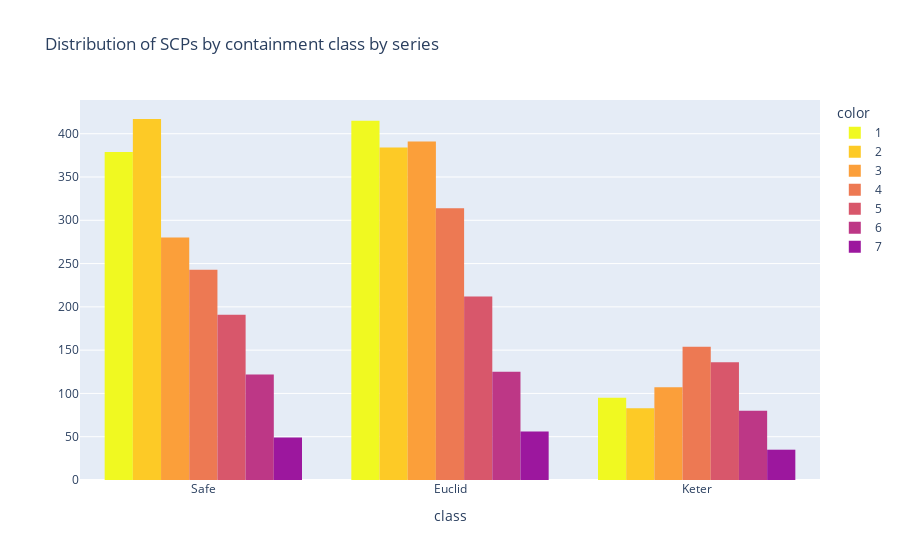

The code cell stored with this chart in its notebook:
### Markdown cell above
Passing lists instead of DataFrame columns still results in the same error. Maybe I should specify that x is categorical?

### Code cell
fig = px.histogram(class_counts, x=x_data, y=y_data, color=color_data, color_discrete_sequence=px.colors.sequential.Plasma_r, barmode="group",
                  title="Distribution of SCPs by containment class by series")
fig.update_xaxes(type="category", categoryorder="array", categoryarray=primary_classes)
fig.update_layout(yaxis_title="")
fig.update_layout(xaxis_title="class")
fig.update_traces(hovertemplate='Total SCPs: %{y}<extra></extra>')
fig.show()

### Figure 1 — Plotly figure (JSON) as saved in the notebook; plotly's stock layout.template omitted (floating-point values rounded to 4 significant figures)
{"data": [{"alignmentgroup": "True", "bingroup": "x", "histfunc": "sum", "hovertemplate": "Total SCPs: %{y}<extra></extra>", "legendgroup": "1", "marker": {"color": "#f0f921", "pattern": {"shape": ""}}, "name": "1", "offsetgroup": "1", "orientation": "v", "showlegend": true, "type": "histogram", "x": ["Euclid", "Keter", "Safe"], "xaxis": "x", "y": [415, 95, 379], "yaxis": "y"}, {"alignmentgroup": "True", "bingroup": "x", "histfunc": "sum", "hovertemplate": "Total SCPs: %{y}<extra></extra>", "legendgroup": "2", "marker": {"color": "#fdca26", "pattern": {"shape": ""}}, "name": "2", "offsetgroup": "2", "orientation": "v", "showlegend": true, "type": "histogram", "x": ["Euclid", "Keter", "Safe"], "xaxis": "x", "y": [384, 83, 417], "yaxis": "y"}, {"alignmentgroup": "True", "bingroup": "x", "histfunc": "sum", "hovertemplate": "Total SCPs: %{y}<extra></extra>", "legendgroup": "3", "marker": {"color": "#fb9f3a", "pattern": {"shape": ""}}, "name": "3", "offsetgroup": "3", "orientation": "v", "showlegend": true, "type": "histogram", "x": ["Euclid", "Keter", "Safe"], "xaxis": "x", "y": [391, 107, 280], "yaxis": "y"}, {"alignmentgroup": "True", "bingroup": "x", "histfunc": "sum", "hovertemplate": "Total SCPs: %{y}<extra></extra>", "legendgroup": "4", "marker": {"color": "#ed7953", "pattern": {"shape": ""}}, "name": "4", "offsetgroup": "4", "orientation": "v", "showlegend": true, "type": "histogram", "x": ["Euclid", "Keter", "Safe"], "xaxis": "x", "y": [314, 154, 243], "yaxis": "y"}, {"alignmentgroup": "True", "bingroup": "x", "histfunc": "sum", "hovertemplate": "Total SCPs: %{y}<extra></extra>", "legendgroup": "5", "marker": {"color": "#d8576b", "pattern": {"shape": ""}}, "name": "5", "offsetgroup": "5", "orientation": "v", "showlegend": true, "type": "histogram", "x": ["Euclid", "Keter", "Safe"], "xaxis": "x", "y": [212, 136, 191], "yaxis": "y"}, {"alignmentgroup": "True", "bingroup": "x", "histfunc": "sum", "hovertemplate": "Total SCPs: %{y}<extra></extra>", "legendgroup": "6", "marker": {"color": "#bd3786", "pattern": {"shape": ""}}, "name": "6", "offsetgroup": "6", "orientation": "v", "showlegend": true, "type": "histogram", "x": ["Euclid", "Keter", "Safe"], "xaxis": "x", "y": [125, 80, 122], "yaxis": "y"}, {"alignmentgroup": "True", "bingroup": "x", "histfunc": "sum", "hovertemplate": "Total SCPs: %{y}<extra></extra>", "legendgroup": "7", "marker": {"color": "#9c179e", "pattern": {"shape": ""}}, "name": "7", "offsetgroup": "7", "orientation": "v", "showlegend": true, "type": "histogram", "x": ["Euclid", "Keter", "Safe"], "xaxis": "x", "y": [56, 35, 49], "yaxis": "y"}], "layout": {"autosize": true, "barmode": "group", "legend": {"title": {"text": "color"}, "tracegroupgap": 0}, "title": {"text": "Distribution of SCPs by containment class by series"}, "xaxis": {"anchor": "y", "autorange": true, "categoryarray": ["Safe", "Euclid", "Keter"], "categoryorder": "array", "domain": [0, 1], "range": [-0.5, 2.5], "title": {"text": "class"}, "type": "category"}, "yaxis": {"anchor": "x", "autorange": true, "domain": [0, 1], "range": [0, 438.9], "title": {"text": ""}, "type": "linear"}}}
